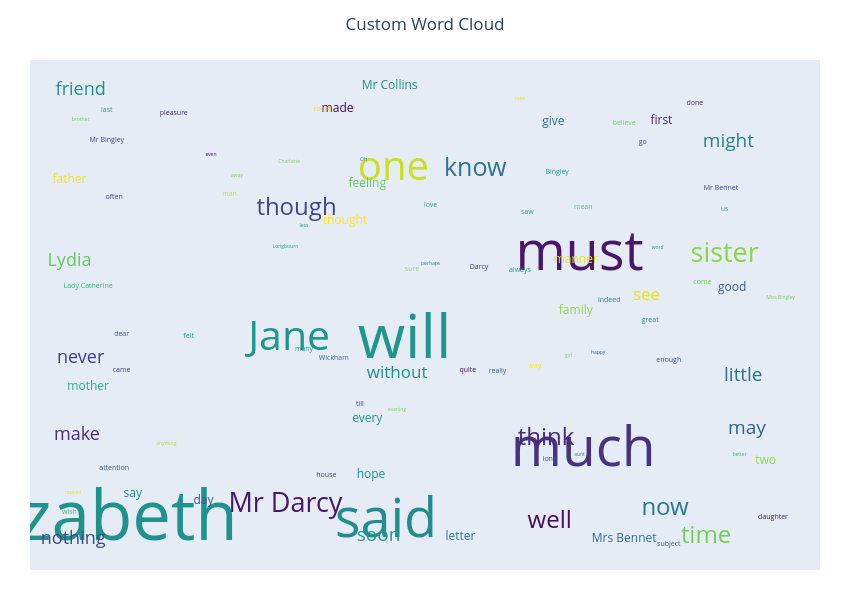

Notebook code cell kept with this figure:
### Markdown cell above
---


##  Customizing the Word Cloud: Optional Arguments

The `plotly_wordcloud()` function offers several optional parameters to help you tailor the output to your needs:

---

###  `opts`: WordCloud Options (passed to `WordCloud()`)

Customize the appearance of the word cloud using a dictionary of options.  
These are passed directly to the [`wordcloud.WordCloud`](https://amueller.github.io/word_cloud/generated/wordcloud.WordCloud.html) constructor.

**Example:**
```python
opts = {
    "background_color": "white",
    "max_words": 150,
    "contour_width": 2,
    "contour_color": "navy"
}
````

---

### `layout`: Plotly Layout Customization

You can adjust the layout of the Plotly figure (e.g., width, height, margins, background).
Pass a dictionary of options that updates the default Plotly layout.

**Example:**

```python
layout = {
    "width": 900,
    "height": 600,
    "margin": {"l": 40, "r": 40, "t": 80, "b": 40}
}
```

---

### `path`: Save to File

If you pass a file path (as a string or `Path` object), the function will save the word cloud as an interactive `.html` file.

**Example:**

```python
path = "output/wordcloud.html"
```

---

### `show`: Toggle Display

Controls whether the word cloud is shown immediately or returned as a `go.Figure` object for further use.

* `True` (default): calls `fig.show()`
* `False`: returns the Plotly figure without displaying it

---

### `docs`: Document Selection (for DTM or DataFrame)

Use this to specify one or more documents from a DTM or DataFrame.

* Can be an `int`, `str`, or list of either
* Ignored for other input types

**Example:**

```python
docs = [0, 1]  # Selects the first and second columns of a DTM
```

---

> These optional arguments allow you to fine-tune visual style, selectively generate clouds, or export for later use.

### Code cell
# Customized Word Cloud: Appearance + Save to File

# Define custom WordCloud options
opts = {
    "background_color": "white",
    "max_words": 100,
    "contour_width": 1,
    "contour_color": "darkred"
}

# Define custom Plotly layout
layout = {
    "width": 850,
    "height": 600,
    "margin": {"l": 30, "r": 30, "t": 60, "b": 30},
    "title": {"text": "Custom Word Cloud", "x": 0.5, "xanchor": "center"}
}

# Define output path and ensure the directory exists
path = Path("output/custom_wordcloud.html")
path.parent.mkdir(parents=True, exist_ok=True)

# Generate and save the word cloud
fig = plotly_wordcloud(text, opts=opts, layout=layout, path=path, show=True)

### Figure 1 — Plotly figure (JSON) as saved in the notebook; plotly's stock layout.template omitted (floating-point values rounded to 4 significant figures)
{"data": [{"hoverinfo": "text", "hovertext": ["Elizabeth: 100.00%", "will: 75.52%", "much: 59.96%", "said: 58.44%", "must: 57.50%", "Jane: 55.41%", "one: 52.94%", "Mr Darcy: 51.61%", "sister: 51.23%", "know: 45.35%", "though: 42.88%", "well: 41.75%", "time: 41.18%", "think: 40.80%", "now: 39.66%", "might: 37.95%", "soon: 36.62%", "little: 35.86%", "may: 35.67%", "nothing: 33.78%", "never: 33.59%", "Lydia: 32.45%", "friend: 31.50%", "make: 31.31%", "without: 29.60%", "see: 29.22%", "Mrs Bennet: 29.03%", "family: 28.84%", "Mr Collins: 28.46%", "every: 27.70%", "good: 27.51%", "day: 27.51%", "manner: 27.13%", "hope: 27.13%", "first: 26.38%", "say: 26.00%", "mother: 26.00%", "thought: 26.00%", "father: 25.62%", "give: 25.05%", "letter: 25.05%", "made: 23.91%", "two: 23.72%", "feeling: 23.53%", "daughter: 23.34%", "room: 22.96%", "always: 22.58%", "dear: 22.01%", "Lady Catherine: 22.01%", "Mr Bingley: 21.82%", "Wickham: 21.63%", "man: 21.44%", "house: 21.06%", "last: 20.87%", "great: 20.87%", "Bingley: 20.49%", "Darcy: 19.92%", "go: 19.73%", "sure: 19.54%", "way: 19.35%", "us: 19.17%", "long: 18.79%", "enough: 18.60%", "come: 18.60%", "many: 18.60%", "wish: 18.41%", "quite: 18.22%", "indeed: 18.03%", "subject: 17.84%", "attention: 17.84%", "love: 17.65%", "till: 17.65%", "saw: 17.46%", "done: 17.46%", "mean: 17.27%", "came: 17.08%", "pleasure: 17.08%", "often: 16.89%", "Mr Bennet: 16.89%", "believe: 16.70%", "really: 16.70%", "felt: 16.51%", "Miss Bingley: 16.51%", "replied: 16.13%", "girl: 15.75%", "Longbourn: 15.75%", "happy: 15.75%", "Oh: 15.56%", "even: 15.56%", "better: 15.18%", "anything: 15.18%", "brother: 15.18%", "away: 14.99%", "word: 14.80%", "evening: 14.80%", "take: 14.61%", "less: 14.61%", "Charlotte: 14.61%", "aunt: 14.61%", "perhaps: 14.42%"], "mode": "text", "text": ["Elizabeth", "will", "much", "said", "must", "Jane", "one", "Mr Darcy", "sister", "know", "though", "well", "time", "think", "now", "might", "soon", "little", "may", "nothing", "never", "Lydia", "friend", "make", "without", "see", "Mrs Bennet", "family", "Mr Collins", "every", "good", "day", "manner", "hope", "first", "say", "mother", "thought", "father", "give", "letter", "made", "two", "feeling", "daughter", "room", "always", "dear", "Lady Catherine", "Mr Bingley", "Wickham", "man", "house", "last", "great", "Bingley", "Darcy", "go", "sure", "way", "us", "long", "enough", "come", "many", "wish", "quite", "indeed", "subject", "attention", "love", "till", "saw", "done", "mean", "came", "pleasure", "often", "Mr Bennet", "believe", "really", "felt", "Miss Bingley", "replied", "girl", "Longbourn", "happy", "Oh", "even", "better", "anything", "brother", "away", "word", "evening", "take", "less", "Charlotte", "aunt", "perhaps"], "textfont": {"color": ["rgb(32, 146, 140)", "rgb(31, 150, 139)", "rgb(70, 50, 126)", "rgb(34, 141, 141)", "rgb(72, 23, 105)", "rgb(31, 150, 139)", "rgb(200, 224, 32)", "rgb(72, 23, 105)", "rgb(139, 214, 70)", "rgb(43, 116, 142)", "rgb(64, 70, 136)", "rgb(71, 13, 96)", "rgb(115, 208, 86)", "rgb(71, 42, 122)", "rgb(42, 120, 142)", "rgb(38, 130, 142)", "rgb(31, 152, 139)", "rgb(45, 112, 142)", "rgb(51, 99, 141)", "rgb(62, 74, 137)", "rgb(67, 62, 133)", "rgb(99, 203, 95)", "rgb(33, 143, 141)", "rgb(71, 45, 123)", "rgb(33, 143, 141)", "rgb(231, 228, 25)", "rgb(46, 110, 142)", "rgb(139, 214, 70)", "rgb(31, 148, 140)", "rgb(32, 147, 140)", "rgb(53, 95, 141)", "rgb(56, 88, 140)", "rgb(223, 227, 24)", "rgb(33, 142, 141)", "rgb(72, 37, 118)", "rgb(36, 134, 142)", "rgb(38, 173, 129)", "rgb(253, 231, 37)", "rgb(236, 229, 27)", "rgb(44, 113, 142)", "rgb(41, 122, 142)", "rgb(70, 10, 93)", "rgb(142, 214, 69)", "rgb(101, 203, 94)", "rgb(72, 24, 106)", "rgb(236, 229, 27)", "rgb(30, 157, 137)", "rgb(54, 93, 141)", "rgb(49, 181, 123)", "rgb(65, 66, 135)", "rgb(49, 103, 142)", "rgb(197, 224, 33)", "rgb(65, 68, 135)", "rgb(30, 155, 138)", "rgb(35, 136, 142)", "rgb(32, 146, 140)", "rgb(69, 55, 129)", "rgb(64, 70, 136)", "rgb(149, 216, 64)", "rgb(251, 231, 35)", "rgb(34, 168, 132)", "rgb(57, 86, 140)", "rgb(63, 71, 136)", "rgb(112, 207, 87)", "rgb(31, 151, 139)", "rgb(61, 188, 116)", "rgb(71, 14, 97)", "rgb(40, 125, 142)", "rgb(54, 93, 141)", "rgb(55, 91, 141)", "rgb(31, 161, 135)", "rgb(67, 61, 132)", "rgb(31, 158, 137)", "rgb(72, 35, 116)", "rgb(82, 197, 105)", "rgb(66, 65, 134)", "rgb(70, 48, 126)", "rgb(66, 63, 133)", "rgb(64, 69, 136)", "rgb(115, 208, 86)", "rgb(56, 88, 140)", "rgb(33, 143, 141)", "rgb(117, 208, 84)", "rgb(231, 228, 25)", "rgb(110, 206, 88)", "rgb(35, 169, 131)", "rgb(50, 100, 142)", "rgb(38, 130, 142)", "rgb(72, 22, 104)", "rgb(58, 186, 118)", "rgb(178, 221, 45)", "rgb(110, 206, 88)", "rgb(119, 209, 83)", "rgb(33, 166, 133)", "rgb(124, 210, 80)", "rgb(241, 229, 29)", "rgb(31, 148, 140)", "rgb(129, 211, 77)", "rgb(35, 138, 141)", "rgb(31, 149, 139)"], "size": [69, 61, 55, 54, 54, 41, 40, 27, 27, 25, 24, 24, 24, 24, 24, 19, 19, 19, 19, 18, 18, 18, 18, 18, 17, 17, 12, 12, 12, 12, 12, 12, 12, 12, 12, 12, 12, 12, 12, 12, 12, 12, 12, 12, 7, 7, 7, 7, 7, 7, 7, 7, 7, 7, 7, 7, 7, 7, 7, 7, 7, 7, 7, 7, 7, 7, 7, 7, 7, 7, 7, 7, 7, 7, 7, 7, 7, 7, 7, 7, 7, 7, 5, 5, 5, 5, 5, 5, 5, 5, 5, 5, 5, 5, 5, 5, 5, 5, 5, 5]}, "type": "scatter", "x": [7, 91, 139, 86, 138, 60, 88, 59, 177, 110, 62, 130, 172, 129, 161, 178, 84, 182, 183, 2, 4, 1, 4, 3, 89, 156, 150, 137, 87, 81, 179, 37, 137, 82, 160, 18, 6, 75, 1, 131, 106, 73, 188, 81, 190, 69, 122, 15, 6, 11, 72, 44, 70, 11, 157, 132, 111, 155, 93, 126, 177, 130, 162, 171, 64, 1, 108, 146, 162, 13, 98, 79, 124, 169, 139, 15, 29, 13, 176, 150, 116, 33, 192, 2, 135, 59, 143, 80, 39, 181, 27, 4, 46, 159, 89, 122, 64, 60, 138, 98], "y": [19, 171, 79, 19, 244, 174, 317, 34, 245, 317, 284, 20, 7, 90, 31, 340, 8, 143, 98, 5, 158, 240, 384, 93, 145, 211, 6, 198, 388, 107, 217, 38, 241, 60, 358, 44, 134, 274, 308, 357, 7, 368, 71, 305, 24, 368, 232, 178, 219, 342, 158, 296, 59, 367, 190, 315, 235, 340, 233, 151, 284, 73, 156, 222, 166, 28, 148, 207, 1, 65, 287, 119, 281, 373, 285, 148, 365, 294, 301, 356, 147, 177, 209, 45, 160, 252, 163, 325, 330, 77, 86, 359, 312, 251, 115, 377, 270, 324, 77, 238]}], "layout": {"autosize": false, "height": 600, "margin": {"b": 30, "l": 30, "r": 30, "t": 60}, "title": {"text": "Custom Word Cloud", "x": 0.5, "xanchor": "center"}, "width": 850, "xaxis": {"showgrid": false, "showticklabels": false, "zeroline": false}, "yaxis": {"showgrid": false, "showticklabels": false, "zeroline": false}}}
